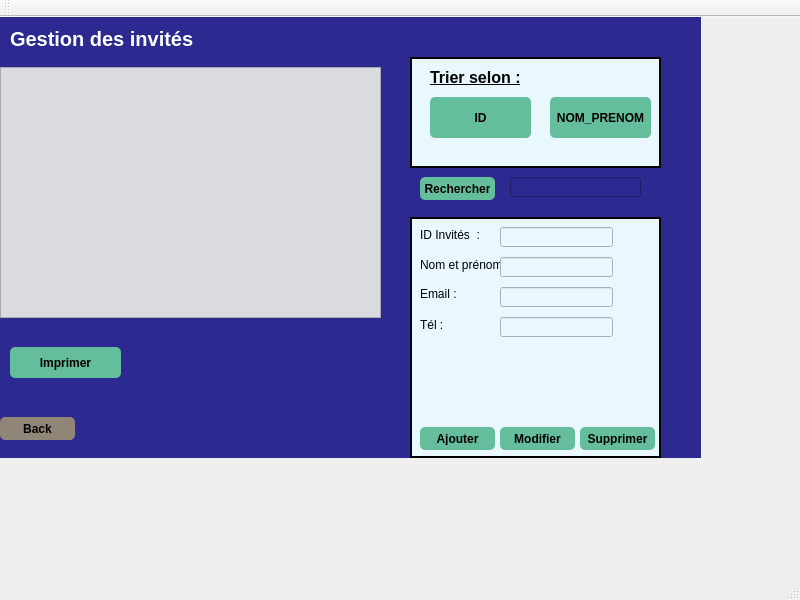
<?xml version="1.0" encoding="UTF-8"?>
<ui version="4.0">
 <class>MainWindow</class>
 <widget class="QMainWindow" name="MainWindow">
  <property name="geometry">
   <rect>
    <x>0</x>
    <y>0</y>
    <width>800</width>
    <height>600</height>
   </rect>
  </property>
  <property name="windowTitle">
   <string>MainWindow</string>
  </property>
  <widget class="QWidget" name="centralwidget">
   <widget class="QStackedWidget" name="stackedWidget">
    <property name="geometry">
     <rect>
      <x>0</x>
      <y>0</y>
      <width>701</width>
      <height>441</height>
     </rect>
    </property>
    <property name="styleSheet">
     <string notr="true">background-color: rgb(44,41,144);</string>
    </property>
    <property name="currentIndex">
     <number>1</number>
    </property>
    <widget class="QWidget" name="page">
     <widget class="QPushButton" name="pushButton">
      <property name="geometry">
       <rect>
        <x>210</x>
        <y>110</y>
        <width>181</width>
        <height>51</height>
       </rect>
      </property>
      <property name="styleSheet">
       <string notr="true">QPushButton {
padding: 5px;
border-radius: 5px;
background-color:rgb(101, 190, 155);
font-weight: bold;
}
QPushButton:hover
{
color :white;
}</string>
      </property>
      <property name="text">
       <string>Gestion des invités </string>
      </property>
     </widget>
     <widget class="QPushButton" name="pushButton_2">
      <property name="geometry">
       <rect>
        <x>210</x>
        <y>180</y>
        <width>181</width>
        <height>51</height>
       </rect>
      </property>
      <property name="styleSheet">
       <string notr="true">QPushButton {
padding: 5px;
border-radius: 5px;
background-color:rgb(101, 190, 155);
font-weight: bold;
}
QPushButton:hover
{
color :white;
}</string>
      </property>
      <property name="text">
       <string>Gestion des interviews</string>
      </property>
     </widget>
     <widget class="QPushButton" name="pushButton_17">
      <property name="geometry">
       <rect>
        <x>40</x>
        <y>300</y>
        <width>75</width>
        <height>23</height>
       </rect>
      </property>
      <property name="styleSheet">
       <string notr="true">QPushButton {
padding: 5px;
border-radius: 5px;
background-color:rgb(144, 134, 120);
font-weight: bold;
}
QPushButton:hover
{
color :white;
}</string>
      </property>
      <property name="text">
       <string>Back</string>
      </property>
     </widget>
    </widget>
    <widget class="QWidget" name="page_2">
     <widget class="QTableView" name="tab_invite">
      <property name="geometry">
       <rect>
        <x>0</x>
        <y>50</y>
        <width>381</width>
        <height>251</height>
       </rect>
      </property>
      <property name="styleSheet">
       <string notr="true">background-color: rgb(218,218,225);</string>
      </property>
     </widget>
     <widget class="QPushButton" name="pushButton_3">
      <property name="geometry">
       <rect>
        <x>0</x>
        <y>400</y>
        <width>75</width>
        <height>23</height>
       </rect>
      </property>
      <property name="styleSheet">
       <string notr="true">QPushButton {
padding: 5px;
border-radius: 5px;
background-color:rgb(144, 134, 120);
font-weight: bold;
}
QPushButton:hover
{
color :white;
}</string>
      </property>
      <property name="text">
       <string>Back</string>
      </property>
     </widget>
     <widget class="QFrame" name="frame">
      <property name="geometry">
       <rect>
        <x>410</x>
        <y>40</y>
        <width>251</width>
        <height>111</height>
       </rect>
      </property>
      <property name="styleSheet">
       <string notr="true">background-color:rgb(233,248,255);</string>
      </property>
      <property name="frameShape">
       <enum>QFrame::Box</enum>
      </property>
      <property name="frameShadow">
       <enum>QFrame::Plain</enum>
      </property>
      <property name="lineWidth">
       <number>2</number>
      </property>
      <property name="midLineWidth">
       <number>0</number>
      </property>
      <widget class="QLabel" name="label_2">
       <property name="geometry">
        <rect>
         <x>20</x>
         <y>10</y>
         <width>211</width>
         <height>21</height>
        </rect>
       </property>
       <property name="font">
        <font>
         <pointsize>12</pointsize>
         <weight>75</weight>
         <bold>true</bold>
         <underline>true</underline>
        </font>
       </property>
       <property name="text">
        <string>Trier selon :</string>
       </property>
      </widget>
      <widget class="QPushButton" name="tri_id">
       <property name="geometry">
        <rect>
         <x>20</x>
         <y>40</y>
         <width>101</width>
         <height>41</height>
        </rect>
       </property>
       <property name="font">
        <font>
         <pointsize>9</pointsize>
         <weight>75</weight>
         <bold>true</bold>
        </font>
       </property>
       <property name="styleSheet">
        <string notr="true">QPushButton {
padding: 5px;
border-radius: 5px;
background-color:rgb(101, 190, 155);
font-weight: bold;
color #ff557f
}
QPushButton:hover
{
color :white;rgb(255, 85, 127)
}</string>
       </property>
       <property name="text">
        <string>ID</string>
       </property>
      </widget>
      <widget class="QPushButton" name="tri_nom">
       <property name="geometry">
        <rect>
         <x>140</x>
         <y>40</y>
         <width>101</width>
         <height>41</height>
        </rect>
       </property>
       <property name="font">
        <font>
         <pointsize>9</pointsize>
         <weight>75</weight>
         <bold>true</bold>
        </font>
       </property>
       <property name="styleSheet">
        <string notr="true">QPushButton {
padding: 5px;
border-radius: 5px;
background-color:rgb(101, 190, 155);
font-weight: bold;
}
QPushButton:hover
{
color :white;
}</string>
       </property>
       <property name="text">
        <string>NOM_PRENOM</string>
       </property>
      </widget>
     </widget>
     <widget class="QLabel" name="label">
      <property name="geometry">
       <rect>
        <x>10</x>
        <y>10</y>
        <width>201</width>
        <height>21</height>
       </rect>
      </property>
      <property name="font">
       <font>
        <pointsize>15</pointsize>
        <weight>75</weight>
        <bold>true</bold>
       </font>
      </property>
      <property name="text">
       <string>&lt;html&gt;&lt;head/&gt;&lt;body&gt;&lt;p&gt;&lt;span style=&quot; color:#ffffff;&quot;&gt;Gestion des invités &lt;/span&gt;&lt;/p&gt;&lt;/body&gt;&lt;/html&gt;</string>
      </property>
     </widget>
     <widget class="QLineEdit" name="lineEdit_rech">
      <property name="geometry">
       <rect>
        <x>510</x>
        <y>160</y>
        <width>131</width>
        <height>20</height>
       </rect>
      </property>
     </widget>
     <widget class="QPushButton" name="pb_recherche">
      <property name="geometry">
       <rect>
        <x>420</x>
        <y>160</y>
        <width>75</width>
        <height>23</height>
       </rect>
      </property>
      <property name="styleSheet">
       <string notr="true">QPushButton {
padding: 5px;
border-radius: 5px;
background-color:rgb(101, 190, 155);
font-weight: bold;
}
QPushButton:hover
{
color :white;
}</string>
      </property>
      <property name="text">
       <string>Rechercher</string>
      </property>
     </widget>
     <widget class="QFrame" name="frame_2">
      <property name="geometry">
       <rect>
        <x>410</x>
        <y>200</y>
        <width>251</width>
        <height>241</height>
       </rect>
      </property>
      <property name="styleSheet">
       <string notr="true">background-color:rgb(233,248,255);</string>
      </property>
      <property name="frameShape">
       <enum>QFrame::Box</enum>
      </property>
      <property name="frameShadow">
       <enum>QFrame::Plain</enum>
      </property>
      <property name="lineWidth">
       <number>2</number>
      </property>
      <property name="midLineWidth">
       <number>0</number>
      </property>
      <widget class="QLabel" name="label_4">
       <property name="geometry">
        <rect>
         <x>10</x>
         <y>10</y>
         <width>71</width>
         <height>16</height>
        </rect>
       </property>
       <property name="text">
        <string>ID Invités  :</string>
       </property>
      </widget>
      <widget class="QLabel" name="label_5">
       <property name="geometry">
        <rect>
         <x>10</x>
         <y>40</y>
         <width>81</width>
         <height>16</height>
        </rect>
       </property>
       <property name="text">
        <string>Nom et prénom :</string>
       </property>
      </widget>
      <widget class="QLabel" name="label_6">
       <property name="geometry">
        <rect>
         <x>10</x>
         <y>70</y>
         <width>47</width>
         <height>14</height>
        </rect>
       </property>
       <property name="text">
        <string>Email :</string>
       </property>
      </widget>
      <widget class="QLabel" name="label_7">
       <property name="geometry">
        <rect>
         <x>10</x>
         <y>100</y>
         <width>61</width>
         <height>16</height>
        </rect>
       </property>
       <property name="text">
        <string>Tél :</string>
       </property>
      </widget>
      <widget class="QLineEdit" name="lineEdit_cin">
       <property name="geometry">
        <rect>
         <x>90</x>
         <y>10</y>
         <width>113</width>
         <height>20</height>
        </rect>
       </property>
      </widget>
      <widget class="QLineEdit" name="lineEdit_nom">
       <property name="geometry">
        <rect>
         <x>90</x>
         <y>40</y>
         <width>113</width>
         <height>20</height>
        </rect>
       </property>
      </widget>
      <widget class="QLineEdit" name="lineEdit_email">
       <property name="geometry">
        <rect>
         <x>90</x>
         <y>70</y>
         <width>113</width>
         <height>20</height>
        </rect>
       </property>
      </widget>
      <widget class="QPushButton" name="pb_ajouter">
       <property name="geometry">
        <rect>
         <x>10</x>
         <y>210</y>
         <width>75</width>
         <height>23</height>
        </rect>
       </property>
       <property name="styleSheet">
        <string notr="true">QPushButton {
padding: 5px;
border-radius: 5px;
background-color:rgb(101, 190, 155);
font-weight: bold;
}
QPushButton:hover
{
color :white;
}</string>
       </property>
       <property name="text">
        <string>Ajouter</string>
       </property>
      </widget>
      <widget class="QPushButton" name="pb_modifier">
       <property name="geometry">
        <rect>
         <x>90</x>
         <y>210</y>
         <width>75</width>
         <height>23</height>
        </rect>
       </property>
       <property name="styleSheet">
        <string notr="true">QPushButton {
padding: 5px;
border-radius: 5px;
background-color:rgb(101, 190, 155);
font-weight: bold;
}
QPushButton:hover
{
color :white;
}</string>
       </property>
       <property name="text">
        <string>Modifier</string>
       </property>
      </widget>
      <widget class="QPushButton" name="pb_supprimer">
       <property name="geometry">
        <rect>
         <x>170</x>
         <y>210</y>
         <width>75</width>
         <height>23</height>
        </rect>
       </property>
       <property name="styleSheet">
        <string notr="true">QPushButton {
padding: 5px;
border-radius: 5px;
background-color:rgb(101, 190, 155);
font-weight: bold;
}
QPushButton:hover
{
color :white;
}</string>
       </property>
       <property name="text">
        <string>Supprimer</string>
       </property>
      </widget>
      <widget class="QLineEdit" name="lineEdit_tel">
       <property name="geometry">
        <rect>
         <x>90</x>
         <y>100</y>
         <width>113</width>
         <height>20</height>
        </rect>
       </property>
      </widget>
     </widget>
     <widget class="QPushButton" name="imprimer">
      <property name="geometry">
       <rect>
        <x>10</x>
        <y>330</y>
        <width>111</width>
        <height>31</height>
       </rect>
      </property>
      <property name="styleSheet">
       <string notr="true">QPushButton {
padding: 5px;
border-radius: 5px;
background-color:rgb(101, 190, 155);
font-weight: bold;
}
QPushButton:hover
{
color :white;
}</string>
      </property>
      <property name="text">
       <string>Imprimer</string>
      </property>
     </widget>
    </widget>
    <widget class="QWidget" name="page_3">
     <widget class="QTableView" name="table_interview">
      <property name="geometry">
       <rect>
        <x>10</x>
        <y>50</y>
        <width>381</width>
        <height>251</height>
       </rect>
      </property>
     </widget>
     <widget class="QPushButton" name="pushButton_11">
      <property name="geometry">
       <rect>
        <x>10</x>
        <y>400</y>
        <width>75</width>
        <height>23</height>
       </rect>
      </property>
      <property name="styleSheet">
       <string notr="true">QPushButton {
padding: 5px;
border-radius: 5px;
background-color:rgb(144, 134, 120);
font-weight: bold;
}
QPushButton:hover
{
color :white;
}</string>
      </property>
      <property name="text">
       <string>Back</string>
      </property>
     </widget>
     <widget class="QPushButton" name="pdf">
      <property name="geometry">
       <rect>
        <x>210</x>
        <y>320</y>
        <width>111</width>
        <height>31</height>
       </rect>
      </property>
      <property name="styleSheet">
       <string notr="true">QPushButton {
padding: 5px;
border-radius: 5px;
background-color:rgb(101, 190, 155);
font-weight: bold;
}
QPushButton:hover
{
color :white;
}</string>
      </property>
      <property name="text">
       <string>PDF</string>
      </property>
     </widget>
     <widget class="QLabel" name="label_10">
      <property name="geometry">
       <rect>
        <x>10</x>
        <y>0</y>
        <width>261</width>
        <height>31</height>
       </rect>
      </property>
      <property name="font">
       <font>
        <pointsize>15</pointsize>
        <weight>75</weight>
        <bold>true</bold>
       </font>
      </property>
      <property name="text">
       <string>&lt;html&gt;&lt;head/&gt;&lt;body&gt;&lt;p&gt;&lt;span style=&quot; color:#ffffff;&quot;&gt;Gestion des interviews&lt;/span&gt;&lt;/p&gt;&lt;/body&gt;&lt;/html&gt;</string>
      </property>
     </widget>
     <widget class="QFrame" name="frame_4">
      <property name="geometry">
       <rect>
        <x>420</x>
        <y>50</y>
        <width>251</width>
        <height>241</height>
       </rect>
      </property>
      <property name="styleSheet">
       <string notr="true">background-color:rgb(233,248,255);</string>
      </property>
      <property name="frameShape">
       <enum>QFrame::Box</enum>
      </property>
      <property name="frameShadow">
       <enum>QFrame::Plain</enum>
      </property>
      <property name="lineWidth">
       <number>2</number>
      </property>
      <property name="midLineWidth">
       <number>0</number>
      </property>
      <widget class="QLabel" name="label_12">
       <property name="geometry">
        <rect>
         <x>10</x>
         <y>10</y>
         <width>71</width>
         <height>16</height>
        </rect>
       </property>
       <property name="text">
        <string>ID Interview:</string>
       </property>
      </widget>
      <widget class="QLabel" name="label_16">
       <property name="geometry">
        <rect>
         <x>10</x>
         <y>40</y>
         <width>101</width>
         <height>16</height>
        </rect>
       </property>
       <property name="text">
        <string>Nom Journaliste:</string>
       </property>
      </widget>
      <widget class="QLineEdit" name="lineEdit_2">
       <property name="geometry">
        <rect>
         <x>90</x>
         <y>10</y>
         <width>113</width>
         <height>20</height>
        </rect>
       </property>
      </widget>
      <widget class="QLineEdit" name="lineEdit_10">
       <property name="geometry">
        <rect>
         <x>90</x>
         <y>40</y>
         <width>113</width>
         <height>20</height>
        </rect>
       </property>
      </widget>
      <widget class="QPushButton" name="ajouter_interv">
       <property name="geometry">
        <rect>
         <x>10</x>
         <y>170</y>
         <width>75</width>
         <height>23</height>
        </rect>
       </property>
       <property name="styleSheet">
        <string notr="true">QPushButton {
padding: 5px;
border-radius: 5px;
background-color:rgb(101, 190, 155);
font-weight: bold;
}
QPushButton:hover
{
color :white;
}</string>
       </property>
       <property name="text">
        <string>Ajouter</string>
       </property>
      </widget>
      <widget class="QPushButton" name="modifier_interv">
       <property name="geometry">
        <rect>
         <x>160</x>
         <y>170</y>
         <width>75</width>
         <height>23</height>
        </rect>
       </property>
       <property name="styleSheet">
        <string notr="true">QPushButton {
padding: 5px;
border-radius: 5px;
background-color:rgb(101, 190, 155);
font-weight: bold;
}
QPushButton:hover
{
color :white;
}</string>
       </property>
       <property name="text">
        <string>Modifier</string>
       </property>
      </widget>
      <widget class="QPushButton" name="supprimer_interv">
       <property name="geometry">
        <rect>
         <x>80</x>
         <y>210</y>
         <width>75</width>
         <height>23</height>
        </rect>
       </property>
       <property name="styleSheet">
        <string notr="true">QPushButton {
padding: 5px;
border-radius: 5px;
background-color:rgb(101, 190, 155);
font-weight: bold;
}
QPushButton:hover
{
color :white;
}</string>
       </property>
       <property name="text">
        <string>Supprimer</string>
       </property>
      </widget>
      <widget class="QLabel" name="label_15">
       <property name="geometry">
        <rect>
         <x>10</x>
         <y>70</y>
         <width>81</width>
         <height>16</height>
        </rect>
       </property>
       <property name="text">
        <string>Date Interview :</string>
       </property>
      </widget>
      <widget class="QLineEdit" name="lineEdit_11">
       <property name="geometry">
        <rect>
         <x>90</x>
         <y>70</y>
         <width>111</width>
         <height>20</height>
        </rect>
       </property>
      </widget>
      <widget class="QLabel" name="label_17">
       <property name="geometry">
        <rect>
         <x>10</x>
         <y>100</y>
         <width>81</width>
         <height>16</height>
        </rect>
       </property>
       <property name="text">
        <string>Domaine : </string>
       </property>
      </widget>
      <widget class="QLineEdit" name="lineEdit_12">
       <property name="geometry">
        <rect>
         <x>90</x>
         <y>100</y>
         <width>111</width>
         <height>20</height>
        </rect>
       </property>
      </widget>
      <widget class="QLabel" name="label_18">
       <property name="geometry">
        <rect>
         <x>10</x>
         <y>130</y>
         <width>81</width>
         <height>16</height>
        </rect>
       </property>
       <property name="text">
        <string>ID_Invité :</string>
       </property>
      </widget>
      <widget class="QLineEdit" name="lineEdit_13">
       <property name="geometry">
        <rect>
         <x>90</x>
         <y>130</y>
         <width>111</width>
         <height>20</height>
        </rect>
       </property>
      </widget>
     </widget>
    </widget>
   </widget>
  </widget>
  <widget class="QMenuBar" name="menubar">
   <property name="geometry">
    <rect>
     <x>0</x>
     <y>0</y>
     <width>800</width>
     <height>21</height>
    </rect>
   </property>
  </widget>
  <widget class="QStatusBar" name="statusbar"/>
  <widget class="QToolBar" name="toolBar">
   <property name="windowTitle">
    <string>toolBar</string>
   </property>
   <attribute name="toolBarArea">
    <enum>TopToolBarArea</enum>
   </attribute>
   <attribute name="toolBarBreak">
    <bool>false</bool>
   </attribute>
  </widget>
 </widget>
 <resources/>
 <connections/>
</ui>
